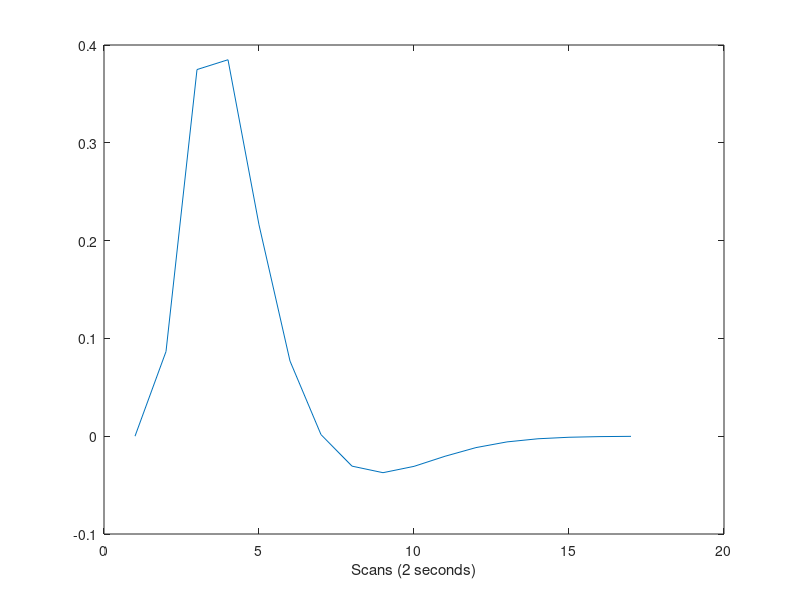
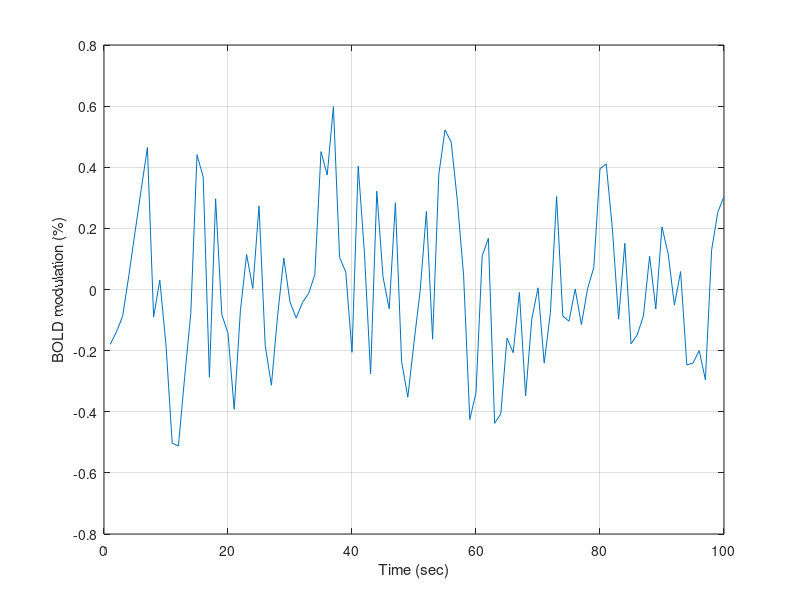

MATLAB code for these plots, in order:
%% Dummy up a time series
%
% Rather than hope to find a time series in some data set, I thought we
% might dummy up an example so we are in full control.
%
% When a neural event occurs it does not cause a rapid peak in the BOLD
% signal, but instead there is a slow response that evolves over time
%
% We know roughly how the vascular response measured by BOLD evolves over
% time. This means that when there is an event that stimulates a brief neural
% response (say a flash of light), the resulting BOLD signal will change in
% a characteristic way. We call this the hemodynamic response function (HRF). 

% Load up a typical hemodynamic response function and plot it
load hrf.mat
plot(hrf); xlabel('Scans (2 seconds)');

%%
% First we allocate a matrix full of zeros
nTR = 100;
nStimuli = 2;
X = zeros(nTR,nStimuli); 

E1 = [12 21 41 61 86 95];
E2 = [4 32 52 69 77];

% In the first column place a one at the times when words were presented.
X(E1,1) = 1;

% In the second column place a one at the times when scrambled words were
% presented
X(E2,2) = 1;

% Build the design matrix
dMatrix = zeros(nTR,nStimuli);
dMatrix(:,1) = conv2(X(:,1),hrf,'same');
dMatrix(:,2) = conv2(X(:,2),hrf,'same');
figure; imagesc(dMatrix)

%% Simulate the time series
beta = [1, -0.3]';

% Equivalent to
% tsSimulated = beta(1)*conv2(X(:,1),hrf,'same') + beta(2)*conv2(hrf,X(:,2));
tsSimulated = dMatrix*beta;

% Figure the Signal to noise is about 1:1
mx = max(abs(tsSimulated(:)));
SNR = 2;
tsSimulated = tsSimulated + (mx/SNR)*randn(size(tsSimulated));
plot(tsSimulated)
grid on;
xlabel('Time (sec)')
ylabel('BOLD modulation (%)')

%% Estimate the beta coefficients

% tsSimulated = dMatrix*b
% b = pinv(dMatrix)*tsSimulated

% Matlab's preferred way of solving
bEstimate = dMatrix\tsSimulated

%% Loop through the construction step and the estimation step

% Do this to see the range of beta estimates compared to the true beta
% value
%
% Try this for different SNR values.


